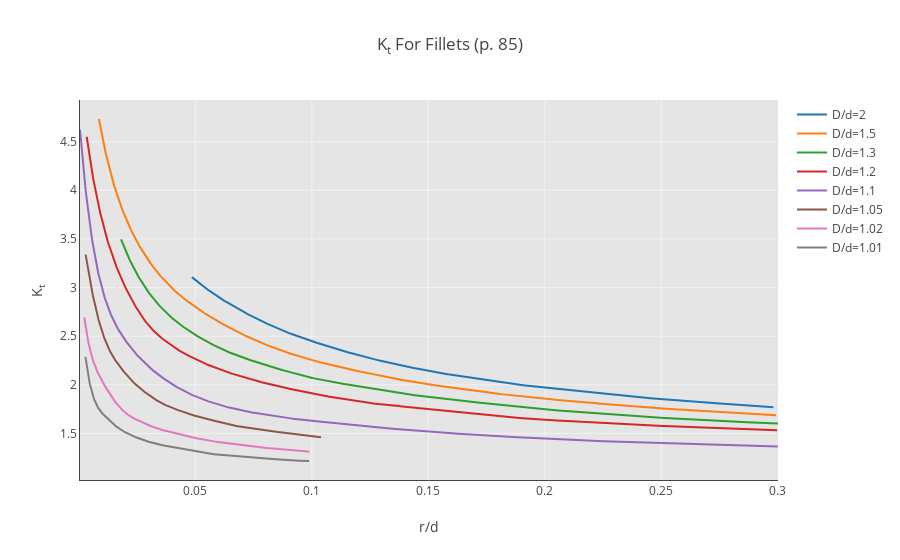

The code cell stored with this chart in its notebook:
### Markdown cell above
## Tension of a stepped bar with should fillets
For the tension of a stepped bar with shoulder fillets, we have the paraemters: $D$ is the larger width (before the step), $d$ is the width after the step.
		Nominal stress is $\sigma_{nom} = P/hd$, where $h$ is specimen thickness.
		$r$ is the fillet radius.

### Code cell
iplot(fig[3])

### Figure 1 — Plotly figure (JSON) as saved in the notebook; plotly's stock layout.template omitted (floating-point values rounded to 4 significant figures; data arrays with more than 128 entries replaced by an {"elided": "..."} marker saying what was removed)
{"data": [{"name": "D/d=2", "type": "scatter", "uid": "4d2ebf", "x": {"elided": "1000 float values"}, "y": {"elided": "1000 float values"}}, {"name": "D/d=1.5", "type": "scatter", "uid": "0a76a0", "x": {"elided": "1000 float values"}, "y": {"elided": "1000 float values"}}, {"name": "D/d=1.3", "type": "scatter", "uid": "6a9f2c", "x": {"elided": "1000 float values"}, "y": {"elided": "1000 float values"}}, {"name": "D/d=1.2", "type": "scatter", "uid": "101396", "x": {"elided": "1000 float values"}, "y": {"elided": "1000 float values"}}, {"name": "D/d=1.1", "type": "scatter", "uid": "3455b6", "x": {"elided": "1000 float values"}, "y": {"elided": "1000 float values"}}, {"name": "D/d=1.05", "type": "scatter", "uid": "f1d3b2", "x": {"elided": "1000 float values"}, "y": {"elided": "1000 float values"}}, {"name": "D/d=1.02", "type": "scatter", "uid": "fa872a", "x": {"elided": "1000 float values"}, "y": {"elided": "1000 float values"}}, {"name": "D/d=1.01", "type": "scatter", "uid": "116506", "x": {"elided": "1000 float values"}, "y": {"elided": "1000 float values"}}], "layout": {"autosize": true, "plot_bgcolor": "rgb(229, 229, 229)", "title": "K<sub>t</sub> For Fillets (p. 85)", "xaxis": {"autorange": true, "gridcolor": "rgb(255,255,255)", "gridwidth": 0.5, "range": [0.0004937, 0.3001], "showline": true, "title": "r/d", "type": "linear", "zerolinecolor": "rgb(255,255,255)"}, "yaxis": {"autorange": true, "gridcolor": "rgb(255,255,255)", "gridwidth": 0.5, "range": [1.021, 4.928], "showline": true, "title": "K<sub>t</sub>", "type": "linear", "zerolinecolor": "rgb(255,255,255)"}}}
